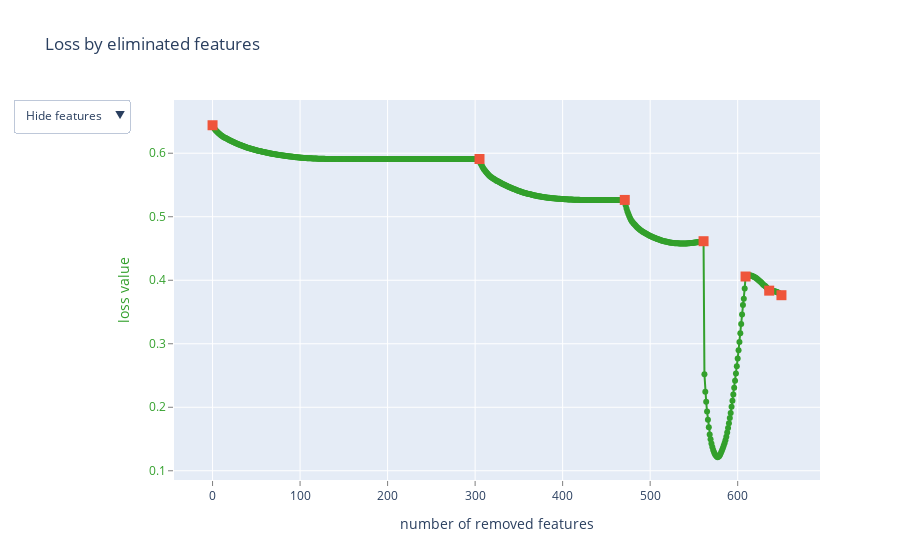

This figure's notebook cell:
### Code cell
colors = ['lightgreen' if v == 1 else 'pink' for v in y_tr]

assembled_pred = np.zeros(46)

for df in dfs:
    grand_X = list()
    grand_y = list()
    X, y = (df.drop(['is_good', 'stru_label'], axis=1), df['is_good'])
    X_scaled = scaler.fit_transform(X)
    grand_X.append(X_scaled)
    y = y.astype(int)
    grand_y.append(y)
    X_tr = list()
    y_tr = list()
    X_te = list()
    y_te = list()
    for X_scaled, y in zip(grand_X, grand_y):
        X_train, X_test, y_train, y_test = train_test_split(X_scaled, y, test_size=0.4, random_state=45)
        X_tr.extend(X_train)
        X_te.extend(X_test)
        y_tr.extend(y_train)
        y_te.extend(y_test)
    print(len(X_tr), len(X_te))
    model = CatBoostClassifier(eval_metric='AUC', verbose = False, random_state = 0)
    feature_names = ['F{}'.format(i) for i in range(np.array(X_tr).shape[1])]
    test_pool = Pool(np.array(X_te), y_te, feature_names=feature_names)
    summary = model.select_features(
    X = X_tr,
    y=y_tr,
    eval_set=test_pool,
    features_for_select=np.arange(len(X_tr[0])),
    num_features_to_select=17,
    steps=6,
    algorithm=EFeaturesSelectionAlgorithm.RecursiveByShapValues,
    shap_calc_type=EShapCalcType.Regular,
    train_final_model=True,
    logging_level='Silent',
    plot=True)
    y_pred = model.predict_proba(X_te)[:, 1]
    assembled_pred += y_pred
    # print(np.argsort(model.get_feature_importance())[::-1][:2])
    print(f"roc auc score {roc_auc_score(y_te, y_pred)}")
    break
    indexes = np.argsort(model.predict_proba(X_te)[:, 1])
    print(np.array(y_te)[indexes.astype(int)])

    features = np.array(X_tr)[:, [484, 189]]
    plt.scatter(features[:, 0], features[:, 1], c=colors, marker='o', label='Data Points')
    plt.xlabel('features Dimension 1')
    plt.ylabel('features Dimension 2')
    plt.title('features Visualization')
    # plt.legend()
    # plt.show()
#     print(f"roc auc score {roc_auc_score(y_te, y_pred)}, for random split {random_split}")
#     roc_auc.append(roc_auc_score(y_te, y_pred))
# print(f"mean roc auc score: {np.mean(roc_auc)}")
assembled_pred /= len(dfs)
print(assembled_pred)
print(f"roc auc score {roc_auc_score(y_te, assembled_pred)}")

### Figure 1 — Plotly figure (JSON) as saved in the notebook; plotly's stock layout.template omitted (floating-point values rounded to 4 significant figures; data arrays with more than 128 entries replaced by an {"elided": "..."} marker saying what was removed)
{"data": [{"line": {"color": "rgb(51,160,44)"}, "mode": "lines+markers", "name": "", "text": {"elided": "651 str values"}, "type": "scatter", "x": {"elided": "651 int values"}, "y": {"elided": "651 float values"}}, {"marker": {"size": 10, "symbol": "square"}, "mode": "markers", "name": "", "text": ["", "431", "618", "627", "478", "520", "401"], "type": "scatter", "x": [0, 305, 471, 561, 609, 636, 650], "y": [0.6441, 0.5909, 0.5265, 0.4615, 0.4059, 0.3836, 0.3765]}, {"mode": "text", "name": "", "text": {"elided": "651 str values"}, "textfont": {"color": "rgb(51,160,44)", "family": "sans serif", "size": 18}, "textposition": "bottom center", "type": "scatter", "visible": false, "x": {"elided": "651 int values"}, "y": {"elided": "651 float values"}}], "layout": {"showlegend": false, "title": {"text": "Loss by eliminated features"}, "updatemenus": [{"active": 0, "buttons": [{"args": [{"visible": [true, true, false]}], "label": "Hide features", "method": "update"}, {"args": [{"visible": [true, true, true]}], "label": "Show indices", "method": "update"}], "pad": {"r": 10, "t": 10}, "showactive": true, "x": -0.25, "xanchor": "left", "y": 1.03, "yanchor": "top"}], "xaxis": {"gridcolor": "rgb(255,255,255)", "showgrid": true, "showline": false, "showticklabels": true, "tickcolor": "rgb(127,127,127)", "ticks": "outside", "title": {"text": "number of removed features"}, "zeroline": false}, "yaxis": {"gridcolor": "rgb(255,255,255)", "showgrid": true, "showline": false, "showticklabels": true, "tickcolor": "rgb(127,127,127)", "tickfont": {"color": "rgb(51,160,44)"}, "ticks": "outside", "title": {"font": {"color": "rgb(51,160,44)"}, "text": "loss value"}, "zeroline": false}}}
